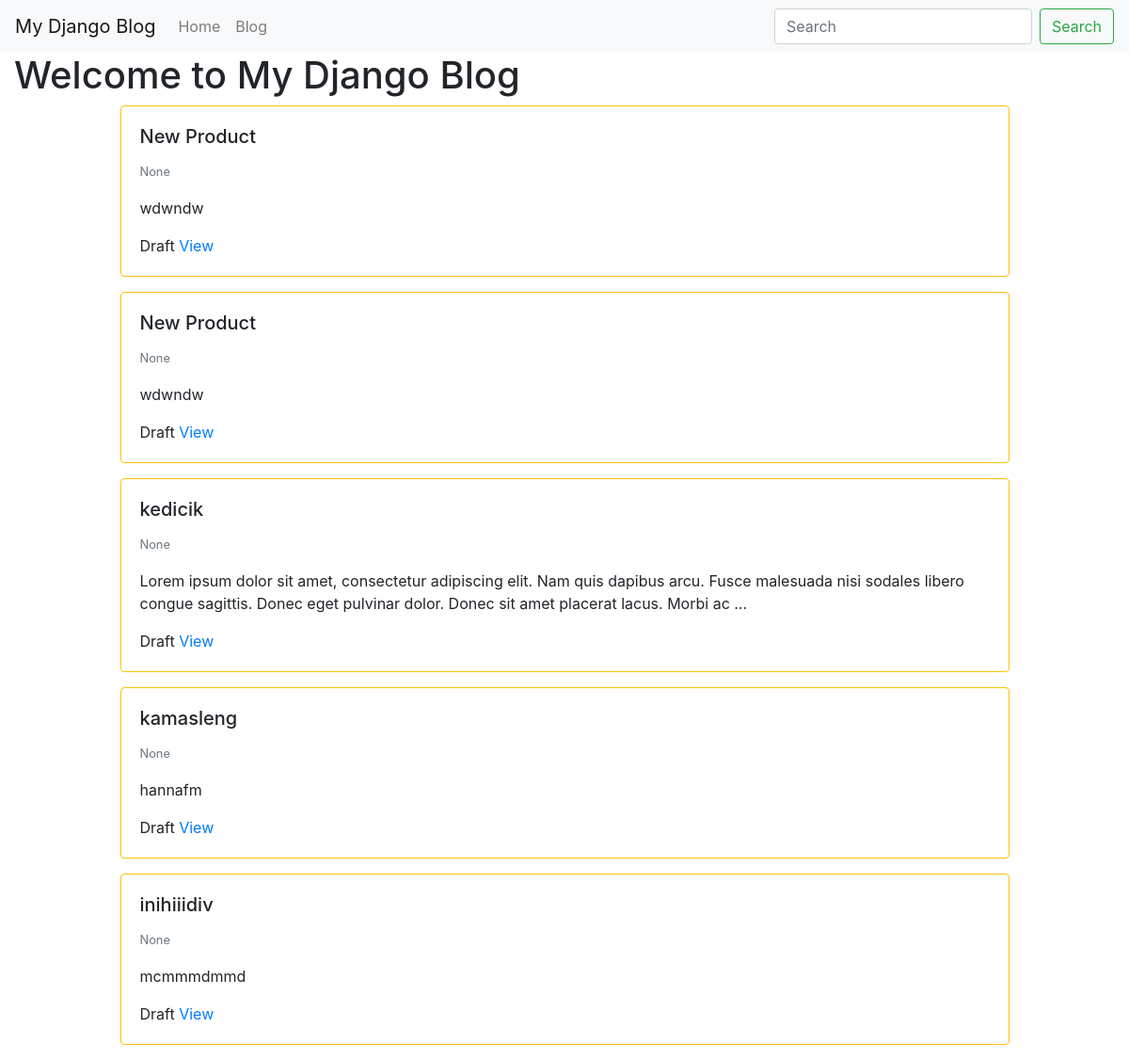
The page / on the database its author committed.
### blog/models.py (models this page shows, shortened)
class BlogPost(models.Model):
	user = models.ForeignKey(User, default=1, null=True, on_delete=models.SET_NULL)
	title = models.CharField(max_length=120)
	slug = models.SlugField(unique=True)
	content = models.TextField(null=True, blank=True)
	publish_date = models.DateTimeField(auto_now=False, auto_now_add=False, null=True, blank=True)
	timestamp = models.DateTimeField(auto_now_add=True)
	updated = models.DateTimeField(auto_now=True)
	objects = BlogPostManager()
	class Meta:
		ordering = ['-publish_date', '-updated', '-timestamp']
	def get_absolute_url(self):
		return f"/blog/{self.slug}"

### my_django_blog/views.py (the view)
# urls.py: path('', home_page),
def home_page(request):
	my_title = "Hello there...."
	qs = BlogPost.objects.all()[:5]
	context = {"title" : "Welcome to My Django Blog", "blog_list": qs}
	return render(request, "home.html", context)

### blog/models.py (called while the page is built)
	def get_queryset(self):
		return BlogPostQuerySet(self.model, using=self._db)

### templates/home.html
{% extends "base.html" %}
{% block content %}
<h1>{{ title }}</h1>
{% for a in blog_list %}
	{% include 'blog/list-inline.html' with blog_post=a truncate=True detail=False %}
{% endfor %}
{% endblock %}

### blog/templates/blog/list-inline.html
<div class="col-12 col-md-10 mb-3 mx-auto">
<div class="card {% if not blog_post.publish_date %} border border-warning {% endif %}" >
	<div class="card-body">
		<h5 class='card-title'>{{ blog_post.title }}</h5>
		<p class='card-text'>
			<small class='text-muted'>{{ blog_post.publish_date }}</small>
			{% if truncate %}
				{{ blog_post.content|linebreaks|truncatewords:30 }}
			{% else %}
				{{ blog_post.content|linebreaks }}
			{% endif %}
		</p>
		{% if not detail %}
			{% if not blog_post.publish_date %} Draft {% endif %}
			<a href='{{ blog_post.get_absolute_url }}'>View</a>
		{% endif %}
	</div>
</div>
</div>

### rows shown on the page
BlogPost: title "New Product", publish_date "None", content "wdwndw", shows "Draft"
BlogPost: title "New Product", publish_date "None", content "wdwndw", shows "Draft"
BlogPost: title "kedicik", publish_date "None", content "Lorem ipsum dolor sit amet, consectetur adipiscing elit. Nam quis dapibus arcu. Fusce malesuada nisi sodales libero congue sagittis. Donec eget pulvinar dolor. Donec sit amet placerat lacus. Morbi ac …", shows "Draft"
BlogPost: title "kamasleng", publish_date "None", content "hannafm", shows "Draft"
BlogPost: title "inihiiidiv", publish_date "None", content "mcmmmdmmd", shows "Draft"

### other values the page prints
{{ title }} "Welcome to My Django Blog"
